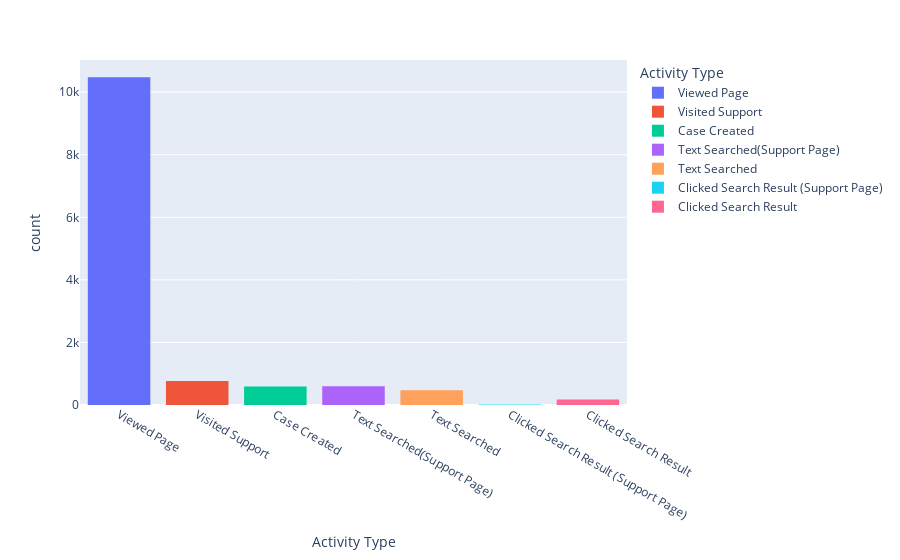

Write notebook code for a chart like this one.
### Code cell
fig1 = px.histogram(data,x ='Activity Type',color='Activity Type')
fig1.show()

### Figure 1 — Plotly figure (JSON) as saved in the notebook; plotly's stock layout.template omitted (floating-point values rounded to 4 significant figures; data arrays with more than 128 entries replaced by an {"elided": "..."} marker saying what was removed)
{"data": [{"alignmentgroup": "True", "bingroup": "x", "hovertemplate": "Activity Type=%{x}<br>count=%{y}<extra></extra>", "legendgroup": "Viewed Page", "marker": {"color": "#636efa", "pattern": {"shape": ""}}, "name": "Viewed Page", "offsetgroup": "Viewed Page", "orientation": "v", "showlegend": true, "type": "histogram", "x": {"elided": "10477 str values"}, "xaxis": "x", "yaxis": "y"}, {"alignmentgroup": "True", "bingroup": "x", "hovertemplate": "Activity Type=%{x}<br>count=%{y}<extra></extra>", "legendgroup": "Visited Support", "marker": {"color": "#EF553B", "pattern": {"shape": ""}}, "name": "Visited Support", "offsetgroup": "Visited Support", "orientation": "v", "showlegend": true, "type": "histogram", "x": {"elided": "764 str values"}, "xaxis": "x", "yaxis": "y"}, {"alignmentgroup": "True", "bingroup": "x", "hovertemplate": "Activity Type=%{x}<br>count=%{y}<extra></extra>", "legendgroup": "Case Created", "marker": {"color": "#00cc96", "pattern": {"shape": ""}}, "name": "Case Created", "offsetgroup": "Case Created", "orientation": "v", "showlegend": true, "type": "histogram", "x": {"elided": "589 str values"}, "xaxis": "x", "yaxis": "y"}, {"alignmentgroup": "True", "bingroup": "x", "hovertemplate": "Activity Type=%{x}<br>count=%{y}<extra></extra>", "legendgroup": "Text Searched(Support Page)", "marker": {"color": "#ab63fa", "pattern": {"shape": ""}}, "name": "Text Searched(Support Page)", "offsetgroup": "Text Searched(Support Page)", "orientation": "v", "showlegend": true, "type": "histogram", "x": {"elided": "597 str values"}, "xaxis": "x", "yaxis": "y"}, {"alignmentgroup": "True", "bingroup": "x", "hovertemplate": "Activity Type=%{x}<br>count=%{y}<extra></extra>", "legendgroup": "Text Searched", "marker": {"color": "#FFA15A", "pattern": {"shape": ""}}, "name": "Text Searched", "offsetgroup": "Text Searched", "orientation": "v", "showlegend": true, "type": "histogram", "x": {"elided": "469 str values"}, "xaxis": "x", "yaxis": "y"}, {"alignmentgroup": "True", "bingroup": "x", "hovertemplate": "Activity Type=%{x}<br>count=%{y}<extra></extra>", "legendgroup": "Clicked Search Result (Support Page)", "marker": {"color": "#19d3f3", "pattern": {"shape": ""}}, "name": "Clicked Search Result (Support Page)", "offsetgroup": "Clicked Search Result (Support Page)", "orientation": "v", "showlegend": true, "type": "histogram", "x": ["Clicked Search Result (Support Page)", "Clicked Search Result (Support Page)", "Clicked Search Result (Support Page)", "Clicked Search Result (Support Page)", "Clicked Search Result (Support Page)", "Clicked Search Result (Support Page)", "Clicked Search Result (Support Page)", "Clicked Search Result (Support Page)", "Clicked Search Result (Support Page)", "Clicked Search Result (Support Page)", "Clicked Search Result (Support Page)", "Clicked Search Result (Support Page)", "Clicked Search Result (Support Page)", "Clicked Search Result (Support Page)"], "xaxis": "x", "yaxis": "y"}, {"alignmentgroup": "True", "bingroup": "x", "hovertemplate": "Activity Type=%{x}<br>count=%{y}<extra></extra>", "legendgroup": "Clicked Search Result", "marker": {"color": "#FF6692", "pattern": {"shape": ""}}, "name": "Clicked Search Result", "offsetgroup": "Clicked Search Result", "orientation": "v", "showlegend": true, "type": "histogram", "x": {"elided": "177 str values"}, "xaxis": "x", "yaxis": "y"}], "layout": {"barmode": "relative", "legend": {"title": {"text": "Activity Type"}, "tracegroupgap": 0}, "margin": {"t": 60}, "xaxis": {"anchor": "y", "categoryarray": ["Viewed Page", "Visited Support", "Case Created", "Text Searched(Support Page)", "Text Searched", "Clicked Search Result (Support Page)", "Clicked Search Result"], "categoryorder": "array", "domain": [0, 1], "title": {"text": "Activity Type"}}, "yaxis": {"anchor": "x", "domain": [0, 1], "title": {"text": "count"}}}}
